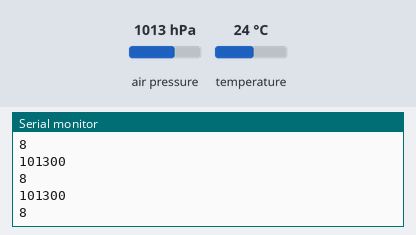
This sketch was run on a simulated Arduino Uno, built with avr-gcc and run on an emulated ATmega328P. Parts: the last lines printed to the serial monitor. The inputs (shaded band) are chosen by the test bench; at power-on: air pressure 1013 hPa, temperature 24 °C. Storage starts empty.

Above: at 1.2 s.
1.3 s: air pressure set to 952 hPa
At 1.31 s:
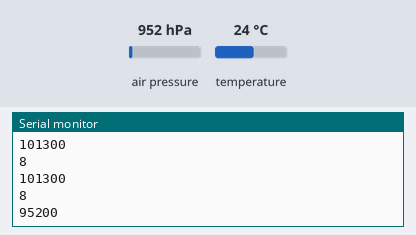
2.8 s: air pressure set to 975 hPa
At 2.8 s:
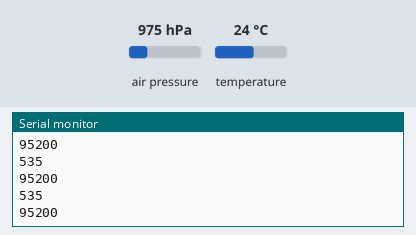
Timing chart, 0 to 5.8 s (numbered marks = the images above; inputs shaded):
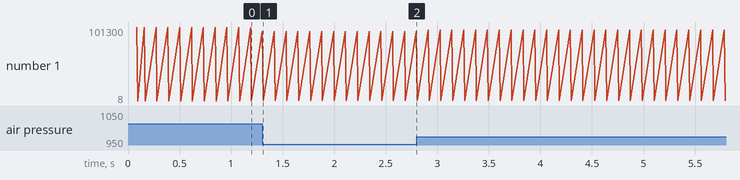

The sketch:

ballTossCode_FinalVersion.ino
```cpp
//------------COMMUNICATION PROTOCOLS----------//

// Load the Wire library, which will give us
// commands to interface with I2C
// communication protocol:
#include <Wire.h>

// Load the SPI library, which will give us
// commands to interface with the SPI
// communication protocol:
#include <SPI.h>
#include <math.h>
//---------------------------------------------//

//----------------SENSOR LIBRAIES--------------//

// Load the BME280 library, which will give us
// commands to interface to the BME280 sensor:
#include "SparkFunBME280.h"
BME280 mySensor;

// Load the SD library, which will give us
// commands to interface to the SD card:
#include <SD.h>
//---------------------------------------------//


//-------------CONSTANT VARIABLES--------------//

const String camperDataFile = "TEST.csv"; // name must not exceed 8 characters, not including the ".csv"
const float P_0 = 101397;   // averaged pressure in grassy area at Rainier Vista UW on 06/27/2019 (1 hPa = 100 Pa)
const float T_0 = 17 + 273; // initial temperature needs to be googled (?°C + 273 to convert to kelvin)
const float R   = 286.724;  // normalized gas constant for earths atmosphere (universal gas constant 8.315 J/(mol*K))
const float g   = 9.807;    // acceleration due to gravity (m/s^2)
//---------------------------------------------//


//--------------CONSTANT PINS------------------//

const int pinCS = 10; // Pin 10 on Arduino Uno
//---------------------------------------------//

// Initialize pressure, temperature, and height-above-sea-level
float pressure    = 0;
float temperature = 0;
float height      = 0;
float answer      = 0;
File sensorData;
unsigned long time;

//==========================================================================================//
void setup() {
  Serial.begin(9600);

  //pinMode(pinCS, OUTPUT); // library takes care of SS

  // SD Card Initialization
  if (SD.begin())
  {
    Serial.println("SD card is ready to use.");
  } else
  {
    Serial.println("SD card initialization failed");
    return;
  }

  // Check to see if the file exists:
  if (SD.exists(camperDataFile)) {
    // delete the file:
    SD.remove(camperDataFile);
  }
  // If the file doesn't exist:
  if (SD.exists(camperDataFile)==0) {
    // Create/Open file // File sensorData;
    sensorData = SD.open(camperDataFile, FILE_WRITE);
    sensorData.close(); // close the file
  }

  Serial.println("Reading basic values from BME280");
  Serial.println();
  Wire.begin();

  if (mySensor.beginI2C() == false) //Begin communication over I2C
  {
    Serial.println("The sensor did not respond. Please check wiring.");
    while(1); //Freeze
  }
}

void loop() {
   // Create/Open file
   sensorData = SD.open(camperDataFile, FILE_WRITE);

  // if the file opened okay, write to it:
  if (sensorData) {
    //Serial.println("Writing to file...");

      //---------------TIME--------------------------
      //Serial.print(" Time: ");
      time = millis();
      //Serial.println(time);

      //--------------Raw Pressure-------------------
      //Serial.print(" Pressure: ");
      pressure = mySensor.readFloatPressure(); // Pressure is unsigned 32 bit int in Q24.8 format (24 int bits & 8 fractional bits). Output of “24674867” represents 24674867/256 = 96386.2 Pa
      Serial.println(pressure, 0);

      //------------Raw Temperature-------------------
      //Serial.print(" Temperature: ");
      temperature = (mySensor.readTempF() - 32) / 1.8; // convert to °C
      //Serial.println(temperature, 0);

      //--------------Data String--------------------
      //Serial.print(" Height: ");
      height = getHeight(pressure);
      Serial.println(height, 0);
      //Serial.print(" ");
      answer = mySensor.readFloatAltitudeMeters();
      //Serial.println(answer, 0);

    // Write to file
    sensorData.print(time);
    sensorData.print(",");
    sensorData.print((String)height);
    sensorData.print(",");
    sensorData.println((String)answer);
    sensorData.close(); // close the file
    //Serial.println("Done.");
  }
  // if the file didn't open, print an error:
  else {
    Serial.println("error opening text file: test.txt");
  }

  //Serial.println();
  delay(100);
}

/*
The barometric formula, sometimes called the exponential atmosphere or isothermal atmosphere,
is a formula used to model how the pressure (or density) of the air changes with altitude.
The hypsometric formula, also known as the thickness equation, correlates the ratio of atmospheric
pressures to the equivalent thickness of an atmospheric layer under the assumptions of constant
temperature and gravity. The troposphere is the first 6-10 km. Shotout to Dr.Qiangfu for the help.
h = R*T_0/g[-ln(pressure/P_0)] where R = 8.315/(29*10^-3)
*/
float getHeight(float pressure) {
  return (R * T_0 / g) * -(log(pressure / P_0));
}
```

Measured:
- after the input at 1.3 s, the serial monitor: prints a new line at once (image 1)
- plotted number 1: 8 → 95200 after the input at 1.3 s, 95200 → 332 after the input at 2.8 s
